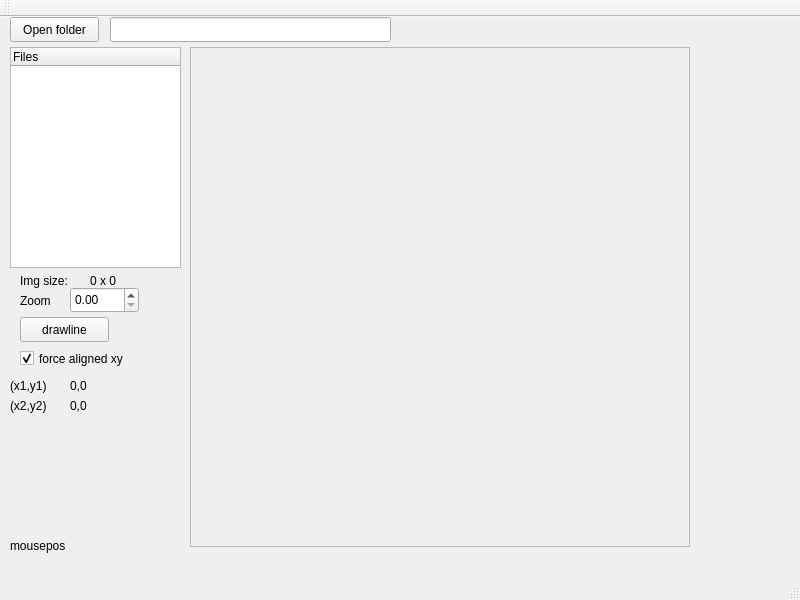
<?xml version="1.0" encoding="UTF-8"?>
<ui version="4.0">
 <class>MainWindow</class>
 <widget class="QMainWindow" name="MainWindow">
  <property name="geometry">
   <rect>
    <x>0</x>
    <y>0</y>
    <width>800</width>
    <height>600</height>
   </rect>
  </property>
  <property name="windowTitle">
   <string>MainWindow</string>
  </property>
  <widget class="QWidget" name="centralWidget">
   <widget class="QTreeWidget" name="files_treeWidget">
    <property name="geometry">
     <rect>
      <x>10</x>
      <y>30</y>
      <width>171</width>
      <height>221</height>
     </rect>
    </property>
    <column>
     <property name="text">
      <string>Files</string>
     </property>
    </column>
   </widget>
   <widget class="QPushButton" name="openfolder_pushButton">
    <property name="geometry">
     <rect>
      <x>10</x>
      <y>0</y>
      <width>89</width>
      <height>25</height>
     </rect>
    </property>
    <property name="text">
     <string>Open folder</string>
    </property>
   </widget>
   <widget class="QLineEdit" name="foldername_lineEdit">
    <property name="geometry">
     <rect>
      <x>110</x>
      <y>0</y>
      <width>281</width>
      <height>25</height>
     </rect>
    </property>
   </widget>
   <widget class="QLabel" name="label">
    <property name="geometry">
     <rect>
      <x>20</x>
      <y>275</y>
      <width>41</width>
      <height>17</height>
     </rect>
    </property>
    <property name="text">
     <string>Zoom</string>
    </property>
   </widget>
   <widget class="QDoubleSpinBox" name="zoom_SpinBox">
    <property name="geometry">
     <rect>
      <x>70</x>
      <y>270</y>
      <width>69</width>
      <height>26</height>
     </rect>
    </property>
   </widget>
   <widget class="QLabel" name="imageLabel">
    <property name="geometry">
     <rect>
      <x>10</x>
      <y>490</y>
      <width>141</width>
      <height>41</height>
     </rect>
    </property>
    <property name="text">
     <string/>
    </property>
   </widget>
   <widget class="QScrollArea" name="scrollArea">
    <property name="geometry">
     <rect>
      <x>190</x>
      <y>30</y>
      <width>500</width>
      <height>500</height>
     </rect>
    </property>
    <property name="widgetResizable">
     <bool>true</bool>
    </property>
    <widget class="QWidget" name="scrollAreaWidgetContents">
     <property name="geometry">
      <rect>
       <x>0</x>
       <y>0</y>
       <width>498</width>
       <height>498</height>
      </rect>
     </property>
    </widget>
   </widget>
   <widget class="QPushButton" name="drawline_pushButton">
    <property name="geometry">
     <rect>
      <x>20</x>
      <y>300</y>
      <width>89</width>
      <height>25</height>
     </rect>
    </property>
    <property name="text">
     <string>drawline</string>
    </property>
   </widget>
   <widget class="QLabel" name="mousepos_label">
    <property name="geometry">
     <rect>
      <x>10</x>
      <y>520</y>
      <width>101</width>
      <height>17</height>
     </rect>
    </property>
    <property name="text">
     <string>mousepos</string>
    </property>
   </widget>
   <widget class="QLabel" name="label_2">
    <property name="geometry">
     <rect>
      <x>20</x>
      <y>255</y>
      <width>67</width>
      <height>17</height>
     </rect>
    </property>
    <property name="text">
     <string>Img size:</string>
    </property>
   </widget>
   <widget class="QLabel" name="imgsize_label">
    <property name="geometry">
     <rect>
      <x>90</x>
      <y>255</y>
      <width>91</width>
      <height>17</height>
     </rect>
    </property>
    <property name="text">
     <string>0 x 0</string>
    </property>
   </widget>
   <widget class="QLabel" name="label_3">
    <property name="geometry">
     <rect>
      <x>10</x>
      <y>360</y>
      <width>67</width>
      <height>17</height>
     </rect>
    </property>
    <property name="text">
     <string>(x1,y1)</string>
    </property>
   </widget>
   <widget class="QLabel" name="label_4">
    <property name="geometry">
     <rect>
      <x>10</x>
      <y>380</y>
      <width>67</width>
      <height>17</height>
     </rect>
    </property>
    <property name="text">
     <string>(x2,y2)</string>
    </property>
   </widget>
   <widget class="QLabel" name="x1y1_label">
    <property name="geometry">
     <rect>
      <x>70</x>
      <y>360</y>
      <width>67</width>
      <height>17</height>
     </rect>
    </property>
    <property name="text">
     <string>0,0</string>
    </property>
   </widget>
   <widget class="QLabel" name="x2y2_label">
    <property name="geometry">
     <rect>
      <x>70</x>
      <y>380</y>
      <width>67</width>
      <height>17</height>
     </rect>
    </property>
    <property name="text">
     <string>0,0</string>
    </property>
   </widget>
   <widget class="QCheckBox" name="alignedxy_checkBox">
    <property name="geometry">
     <rect>
      <x>20</x>
      <y>330</y>
      <width>141</width>
      <height>23</height>
     </rect>
    </property>
    <property name="text">
     <string>force aligned xy</string>
    </property>
    <property name="checked">
     <bool>true</bool>
    </property>
   </widget>
  </widget>
  <widget class="QMenuBar" name="menuBar">
   <property name="geometry">
    <rect>
     <x>0</x>
     <y>0</y>
     <width>800</width>
     <height>22</height>
    </rect>
   </property>
  </widget>
  <widget class="QToolBar" name="mainToolBar">
   <attribute name="toolBarArea">
    <enum>TopToolBarArea</enum>
   </attribute>
   <attribute name="toolBarBreak">
    <bool>false</bool>
   </attribute>
  </widget>
  <widget class="QStatusBar" name="statusBar"/>
 </widget>
 <layoutdefault spacing="6" margin="11"/>
 <resources/>
 <connections/>
</ui>
